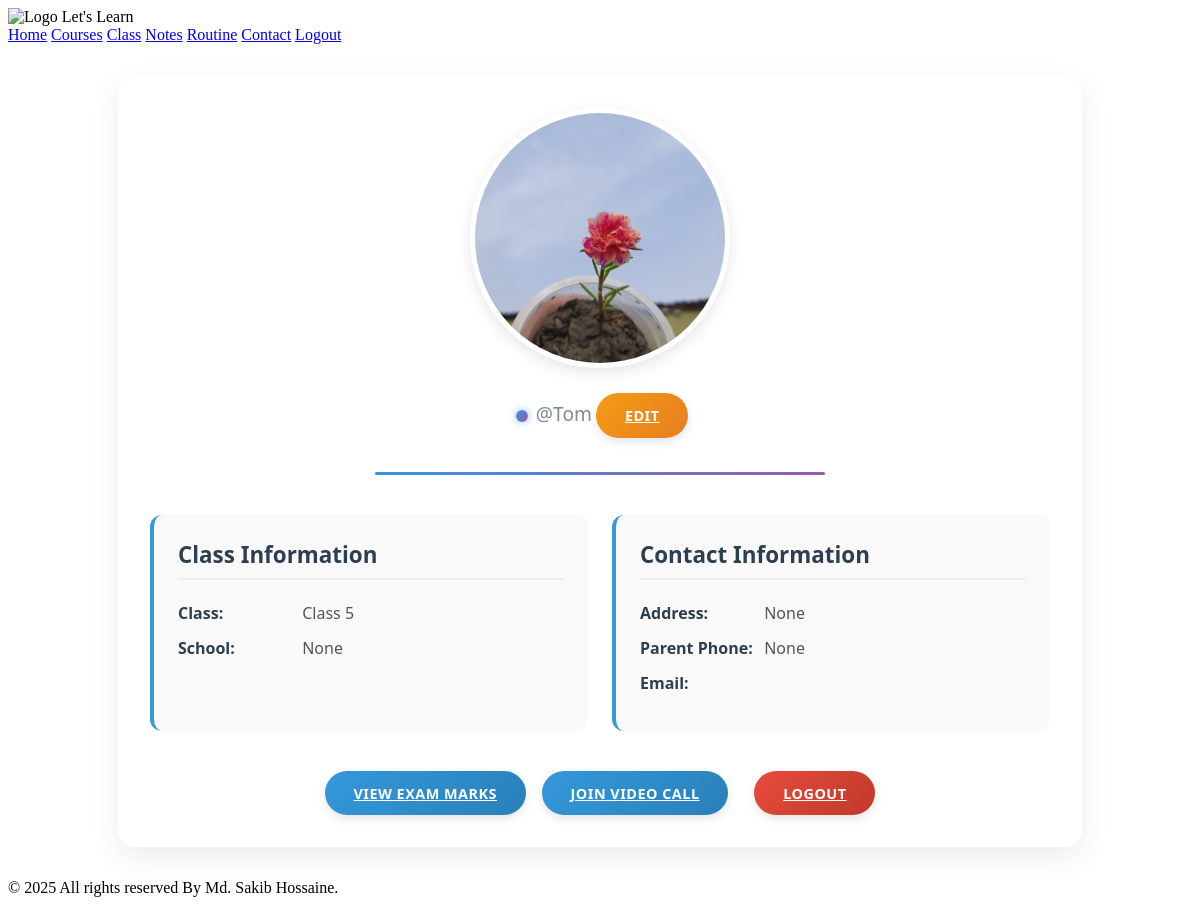
The page /student-profile/ (signed in) on the database its author committed.
### users/models.py (models this page shows, shortened)
class CustomUser(AbstractBaseUser, PermissionsMixin):
    USER_TYPE_CHOICES = (
        ('student', 'Student'),
        ('teacher', 'Teacher'),
    )
    profile_picture = models.ImageField(upload_to='profile_pics/', blank=True, null=True)
    email = models.EmailField(unique=True)
    username = models.CharField(max_length=150)
    user_type = models.CharField(max_length=10, choices=USER_TYPE_CHOICES)
    is_active = models.BooleanField(default=True)
    is_staff = models.BooleanField(default=False)
    class_name = models.CharField(max_length=100, blank=True, null=True)
    school_name = models.CharField(max_length=255, blank=True, null=True)
    address = models.CharField(max_length=255, blank=True, null=True)
    parent_phone = models.CharField(max_length=20, blank=True, null=True)
    qualification = models.CharField(max_length=255, blank=True, null=True)
    subjects_taught = models.CharField(max_length=255, blank=True, null=True)
    phone_number = models.CharField(max_length=20, blank=True, null=True)
    objects = CustomUserManager()
    USERNAME_FIELD = 'email'
    REQUIRED_FIELDS = ['username', 'user_type']

### courses/models_class.py (models this page shows, shortened)
class SchoolClass(models.Model):
    category = models.ForeignKey(ClassCategory, on_delete=models.CASCADE, related_name="classes")
    description = models.TextField(blank=True)
    student_limit = models.PositiveIntegerField(default=30)
    students = models.ManyToManyField(
        settings.AUTH_USER_MODEL, related_name="joined_classes", blank=True
    )
    teacher = models.ForeignKey(
        settings.AUTH_USER_MODEL, on_delete=models.CASCADE, related_name="taught_classes"
    )
    created_at = models.DateTimeField(auto_now_add=True)

class ClassCategory(models.Model):
    name = models.CharField(max_length=50, unique=True)

### users/views.py (the view)
# urls.py: path('student-profile/', views.student_profile, name='student_profile'),
@login_required
def student_profile(request):
    student = request.user
    return render(request, 'users/studentProfile.html', {'student': student})

### templates/users/studentProfile.html (shortened to what this page needs)
{% extends 'base.html' %}
{% load static %}
{% block content %}
<div class="profile-container">
    <div class="profile-header">
        <div class="profile-image">
            {% if student.profile_picture %}
                <img src="{{ student.profile_picture.url }}" alt="{{ student.user.username }}">
            {% else %}
                <div class="no-image">No Image</div>
            {% endif %}
        </div>
        <p class="username">@{{ student.username }}</p>
        <a href="{% url 'users:edit_student_profile' %}" class="btn btn-warning btn-sm" style="margin-top:10px;">Edit</a>
    </div>
    <div class="profile-details">
        <div class="detail-card">
            <h3>Class Information</h3>
            <p><strong>Class:</strong>
            {% if student.joined_classes.all %}
                {{ student.joined_classes.first.category.name }}
            {% else %}
                {{ student.class_name }}
            {% endif %}
            </p>
            <p><strong>School:</strong> {{ student.school_name }}</p>
        </div>
        <div class="detail-card">
            <h3>Contact Information</h3>
            <p><strong>Address:</strong> {{ student.address }}</p>
            <p><strong>Parent Phone:</strong> {{ student.parent_phone }}</p>
            <p><strong>Email:</strong> {{ student.user.email }}</p>
        </div>
    </div>
    <div class="action-buttons">
        <a href="{% url 'users:student_marks' %}" class="btn btn-primary">View Exam Marks</a>
        <a href="{% url 'users:teacher_class_call' %}" class="btn btn-primary">Join Video Call</a>
        <a href="{% url 'users:logout' %}" class="btn btn-danger" style="margin-left:10px;">Logout</a>
    </div>
</div>
{% endblock %}

### templates/users/studentProfile.html (style rules this page uses)
.profile-container { max-width: 900px; margin: 2rem auto; padding: 2rem; background: #ffffff; border-radius: 16px; box-shadow: 0 10px 30px rgba(0, 0, 0, 0.08); font-family: 'Segoe UI', Tahoma, Geneva, Verdana, sans-serif; }
.profile-header { text-align: center; margin-bottom: 2.5rem; position: relative; padding-bottom: 1.5rem; }
.profile-header::after { content: ""; position: absolute; bottom: 0; left: 25%; right: 25%; height: 3px; background: linear-gradient(90deg, #3498db, #9b59b6); border-radius: 3px; }
.username { font-size: 1.2rem; color: #7f8c8d; margin: 0.5rem 0 1.5rem; font-weight: 400; position: relative; display: inline-block; }
.username::before { content: ""; display: inline-block; width: 12px; height: 12px; background: linear-gradient(135deg, #3498db, #9b59b6); border-radius: 50%; margin-right: 8px; vertical-align: middle; box-shadow: 0 0 8px rgba(52, 152, 219, 0.6); }
.profile-image { width: 250px; height: 250px; margin: 0 auto 1.5rem; position: relative; border-radius: 50%; overflow: hidden; border: 5px solid #fff; box-shadow: 0 5px 15px rgba(0, 0, 0, 0.1); transition: transform 0.3s ease, box-shadow 0.3s ease; }
.profile-image img { width: 100%; height: 100%; object-fit: cover; }
.profile-details { display: grid; grid-template-columns: repeat(auto-fit, minmax(300px, 1fr)); gap: 1.5rem; margin: 2rem 0; }
.detail-card { background: #f9f9f9; padding: 1.5rem; border-radius: 12px; transition: all 0.3s ease; border-left: 4px solid #3498db; }
.detail-card h3 { margin-top: 0; color: #2c3e50; font-size: 1.4rem; padding-bottom: 0.5rem; border-bottom: 2px solid #eee; }
.detail-card p { margin: 0.8rem 0; color: #555; font-size: 1rem; }
.detail-card strong { color: #2c3e50; font-weight: 600; min-width: 120px; display: inline-block; }
.action-buttons { display: flex; justify-content: center; margin-top: 2.5rem; gap: 1rem; }
.btn { padding: 0.8rem 1.8rem; border-radius: 50px; font-weight: 600; text-transform: uppercase; letter-spacing: 0.5px; transition: all 0.3s ease; border: none; cursor: pointer; font-size: 0.9rem; box-shadow: 0 4px 10px rgba(0, 0, 0, 0.1); }
.btn-primary { background: linear-gradient(135deg, #3498db, #2980b9); color: white; }
.btn-warning { background: linear-gradient(135deg, #f39c12, #e67e22); color: white; }
.btn-danger { background: linear-gradient(135deg, #e74c3c, #c0392b); color: white; }

### rows shown on the page
CustomUser: profile_picture (picture), username "Tom", joined_classes.first.category.name "Class 5", school_name "None", address "None", parent_phone "None"
